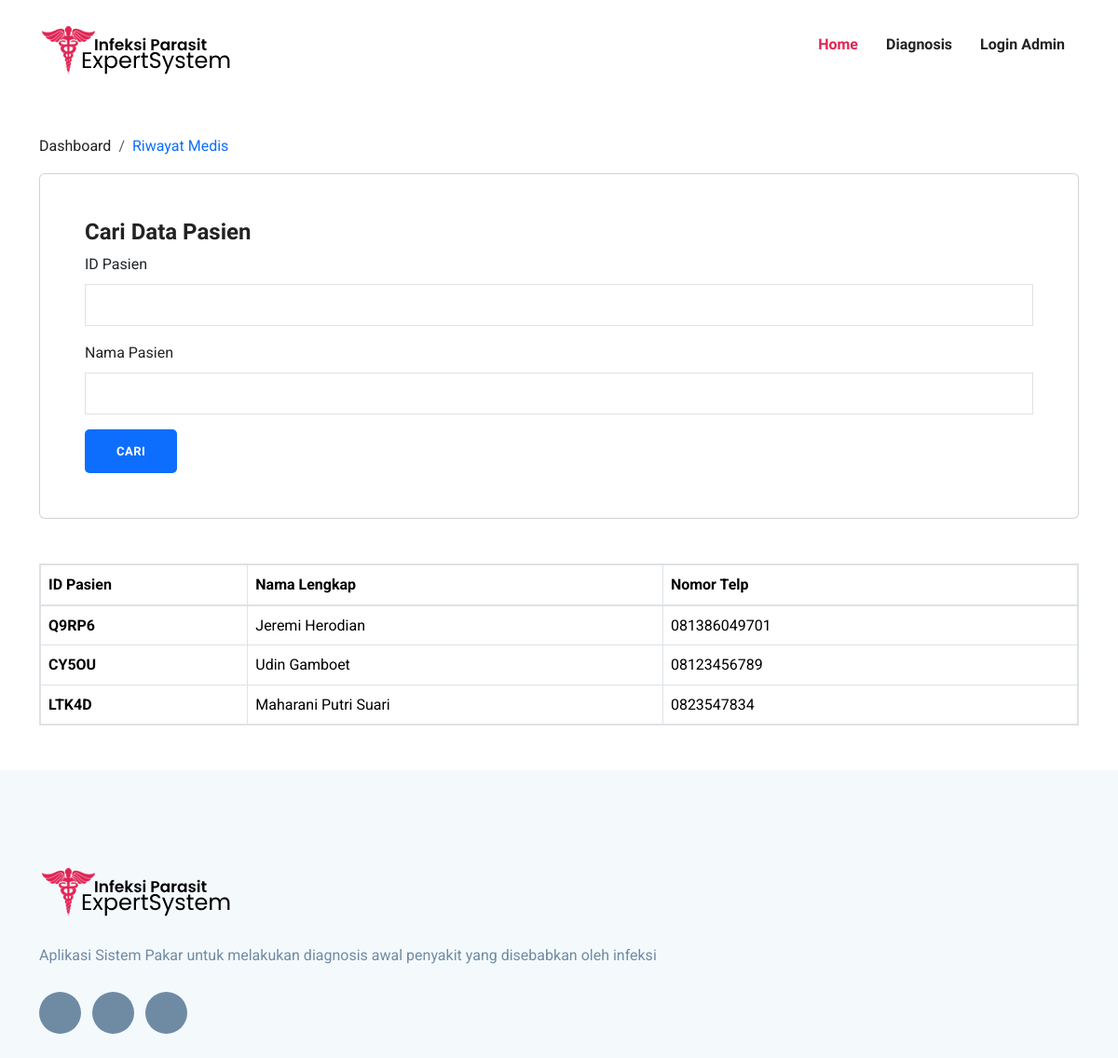
Before: /rekam-medis/ with the older database file.
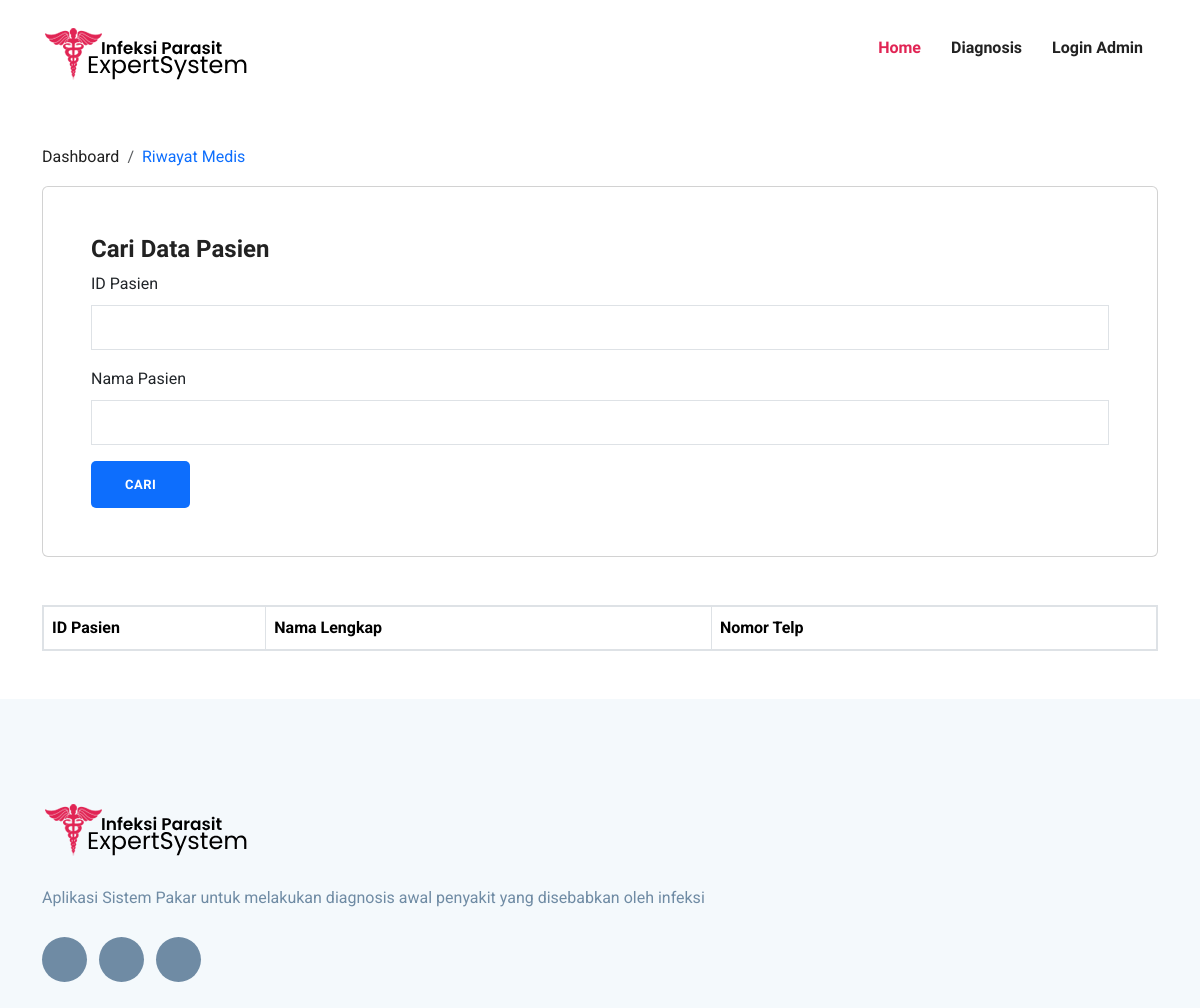
After: the same page with the newer database file.
### DomainPakar/models.py (models this page shows, shortened)
class Pasien(models.Model):
    IDPasien = models.CharField(max_length=5, null=True, blank=True)
    NamaLengkap = models.CharField(max_length=255)
    TanggalLahir = models.DateField()
    Alamat = models.CharField(max_length=255)
    NomorTelp = models.CharField(max_length=15)
    OPTIONS = [
        ('Laki-Laki', 'Laki-Laki'),
        ('Perempuan', 'Perempuan'),
    ]
    JenisKelamin = models.CharField(max_length=15, choices=OPTIONS, default='Laki-Laki')
    GejalaPasien = models.ManyToManyField(Gejala, blank=True)
    Diagnosis = models.ManyToManyField(
        HasilDiagnosa,
        blank=True
    )
    TglDiagnosa = models.DateField(null=True, blank=True)

### DomainPakar/views.py (the view)
# urls.py: path('rekam-medis/', PakarViews.rekamMedis),
def rekamMedis(request):
    userLogin = request.user.is_authenticated and request.user.is_superuser
    pasiens = Pasien.objects.all()
    IdPasien = request.GET.get('IDPasien')
    namaPasien = request.GET.get('namaPasien')
    if IdPasien is not None:
        if IdPasien != '':
            pasiens = Pasien.objects.filter(IDPasien=IdPasien)
    if namaPasien is not None:
        if namaPasien != '':
            pasiens = Pasien.objects.filter(NamaLengkap__contains=namaPasien)
    if len(pasiens) == 0 and (IdPasien != None or namaPasien != None):
        sweetify.error(request, 'Pasien Tidak Ditemukan')
    contexts = {
        'login': userLogin,
        'pasiens': pasiens
    }
    return render(request=request, context=contexts, template_name='data-pasien.html')

### DomainPakar/templates/data-pasien.html (shortened to what this page needs)
{% extends 'base.html' %}
{% load static %}
{% block content %}
<div class="container">
     <nav class="mt-5" aria-label="breadcrumb">
          <ol class="breadcrumb">
               <li class="breadcrumb-item"><a href="/">Dashboard</a></li>
               <li class="breadcrumb-item text-primary" aria-current="page">Riwayat Medis</li>
          </ol>
     </nav>
     <div class="container p-5 mt-3 card">
          <form action="/rekam-medis/" method="GET">
               <h3>Cari Data Pasien</h3>
               <div class="mb-3">
                    <label for="InputIDPasien" class="form-label">ID Pasien</label>
                    <input name="IDPasien" type="text" class="form-control" id="InputIDPasien">
               </div>
               <div class="mb-3">
                    <label for="InputNama" class="form-label">Nama Pasien</label>
                    <input name="namaPasien" type="text" class="form-control" id="InputNama">
               </div>
               <button type="submit" class="btn btn-primary">Cari</button>
          </form>
     </div>
     {% if login %}
         <table class="table my-5 table-bordered table-secondary border-2">
         {% else %}
         <table class="table my-5 table-bordered border-2">
     {% endif %}
          <thead>
               <tr>
                   <th class="col-1" scope="col">ID Pasien</th>
                   <th class="col-2" scope="col">Nama Lengkap</th>
                   <th class="col-2" scope="col">Nomor Telp</th>
               </tr>
          </thead>
          <tbody>
          {% for pasien in pasiens %}
               <tr>
                    <th>{{ pasien.IDPasien }}</th>
                    <td>{{ pasien.NamaLengkap }}</td>
               {% if pasien.Diagnosis is None %}
                   <td>Belum Terdiagnosis</td>
                   {% else %}
                   <td>{{ pasien.NomorTelp }}</td>
               {% endif %}
               </tr>
          {% endfor %}
          </tbody>
     </table>
</div>
{% endblock %}

Changed rows visible on the page:
removed Pasien: IDPasien "Q9RP6", NamaLengkap "Jeremi Herodian", NomorTelp "081386049701"
removed Pasien: IDPasien "CY5OU", NamaLengkap "Udin Gamboet", NomorTelp "08123456789"
removed Pasien: IDPasien "LTK4D", NamaLengkap "Maharani Putri Suari", NomorTelp "0823547834"
